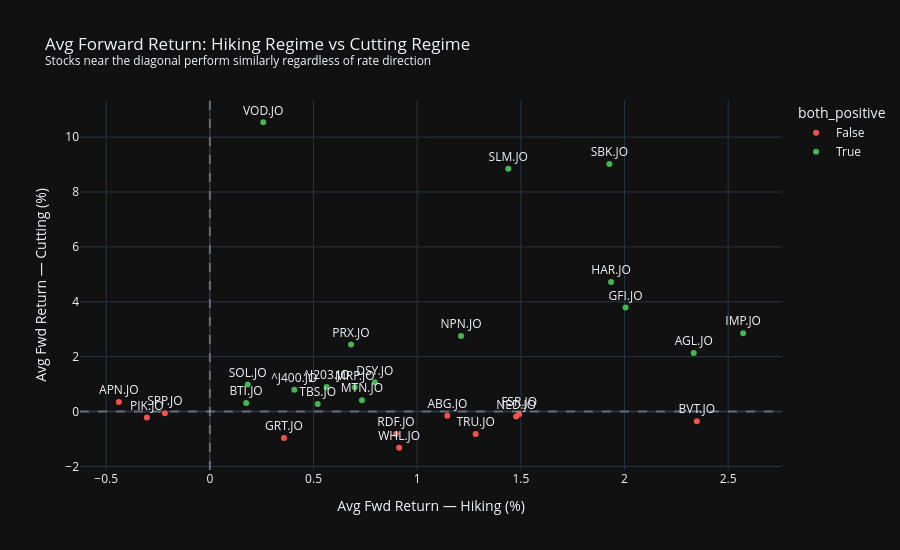

This figure's notebook cell:
### Markdown cell above
## 4. Regime hedges — consistent performers across hiking vs cutting
A genuinely useful stock for navigating uncertainty is one that
doesn't depend on guessing the regime correctly — it does reasonably
well in *both* hiking and cutting environments. We compute each
stock's average forward return in hiking regimes vs cutting regimes
and look for the smallest gap with positive returns in both.

### Code cell
analysis_df["rate_regime"] = analysis_df["composite_regime"].str.split("_").str[0]

hedge = (
    analysis_df.groupby(["ticker", "rate_regime"])["fwd_return_21d"]
    .mean()
    .unstack()
    * 100
)
hedge = hedge.dropna()
hedge["gap"] = (hedge["HIKING"] - hedge["CUTTING"]).abs()
hedge["both_positive"] = (hedge["HIKING"] > 0) & (hedge["CUTTING"] > 0)
hedge = hedge.sort_values("gap")

fig = px.scatter(
    hedge.reset_index(),
    x="HIKING", y="CUTTING",
    color="both_positive",
    text="ticker",
    title="Avg Forward Return: Hiking Regime vs Cutting Regime<br>"
          "<sup>Stocks near the diagonal perform similarly regardless of rate direction</sup>",
    labels={"HIKING": "Avg Fwd Return — Hiking (%)",
            "CUTTING": "Avg Fwd Return — Cutting (%)"},
    template="plotly_dark",
    color_discrete_map={True: "#3fb950", False: "#f85149"},
)
fig.add_hline(y=0, line_dash="dash", opacity=0.3)
fig.add_vline(x=0, line_dash="dash", opacity=0.3)
fig.update_traces(textposition="top center")
fig.update_layout(height=550)
fig.show()

print("Most consistent performers (smallest hiking/cutting gap, both positive):")
print(hedge[hedge["both_positive"]].head(8).to_string())

### Figure 1 — Plotly figure (JSON) as saved in the notebook; plotly's stock layout.template omitted (floating-point values rounded to 4 significant figures)
{"data": [{"hovertemplate": "both_positive=False<br>Avg Fwd Return — Hiking (%)=%{x}<br>Avg Fwd Return — Cutting (%)=%{y}<br>ticker=%{text}<extra></extra>", "legendgroup": "False", "marker": {"color": "#f85149", "symbol": "circle"}, "mode": "markers+text", "name": "False", "orientation": "v", "showlegend": true, "text": ["PIK.JO", "SPP.JO", "APN.JO", "ABG.JO", "GRT.JO", "FSR.JO", "NED.JO", "RDF.JO", "TRU.JO", "WHL.JO", "BVT.JO"], "textposition": "top center", "type": "scatter", "x": [-0.3039, -0.2171, -0.4391, 1.145, 0.3575, 1.492, 1.477, 0.898, 1.282, 0.9131, 2.349], "xaxis": "x", "y": [-0.2185, -0.06232, 0.3512, -0.1546, -0.9608, -0.09765, -0.1806, -0.8156, -0.8187, -1.32, -0.3503], "yaxis": "y"}, {"hovertemplate": "both_positive=True<br>Avg Fwd Return — Hiking (%)=%{x}<br>Avg Fwd Return — Cutting (%)=%{y}<br>ticker=%{text}<extra></extra>", "legendgroup": "True", "marker": {"color": "#3fb950", "symbol": "circle"}, "mode": "markers+text", "name": "True", "orientation": "v", "showlegend": true, "text": ["BTI.JO", "MRP.JO", "AGL.JO", "TBS.JO", "DSY.JO", "IMP.JO", "MTN.JO", "^J203.JO", "^J400.JO", "SOL.JO", "NPN.JO", "PRX.JO", "GFI.JO", "HAR.JO", "SBK.JO", "SLM.JO", "VOD.JO"], "textposition": "top center", "type": "scatter", "x": [0.1749, 0.6987, 2.334, 0.5201, 0.7955, 2.572, 0.7334, 0.5627, 0.4072, 0.1822, 1.211, 0.6808, 2.005, 1.935, 1.927, 1.439, 0.2573], "xaxis": "x", "y": [0.3139, 0.8814, 2.133, 0.274, 1.064, 2.856, 0.4131, 0.897, 0.7946, 0.986, 2.753, 2.443, 3.79, 4.716, 9.02, 8.85, 10.54], "yaxis": "y"}], "layout": {"height": 550, "legend": {"title": {"text": "both_positive"}, "tracegroupgap": 0}, "shapes": [{"line": {"dash": "dash"}, "opacity": 0.3, "type": "line", "x0": 0, "x1": 1, "xref": "x domain", "y0": 0, "y1": 0, "yref": "y"}, {"line": {"dash": "dash"}, "opacity": 0.3, "type": "line", "x0": 0, "x1": 0, "xref": "x", "y0": 0, "y1": 1, "yref": "y domain"}], "title": {"text": "Avg Forward Return: Hiking Regime vs Cutting Regime<br><sup>Stocks near the diagonal perform similarly regardless of rate direction</sup>"}, "xaxis": {"anchor": "y", "domain": [0, 1], "title": {"text": "Avg Fwd Return — Hiking (%)"}}, "yaxis": {"anchor": "x", "domain": [0, 1], "title": {"text": "Avg Fwd Return — Cutting (%)"}}}}
